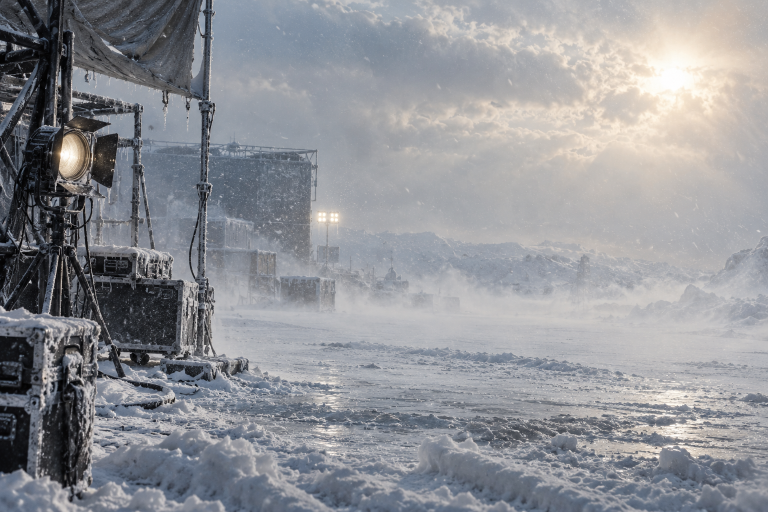
#> input picture assets/img/atmo/src/winter.png, 1536 x 1024 px (shown at 1/2 size); its folder holds 4 pictures in this run
$ python atmo.py
#> lines starting #> are read from the running program, lines starting #| are printed output that depends on the picture
#!/usr/bin/env python3
"""Atmospheric section backgrounds for the «О студии» page.

    python3 tools/atmo.py

Originals live in assets/img/atmo/src/ untouched. For the page we ship the same
pictures pre-blurred (cheaper than a live CSS blur on phones): 1600px for
desktop, 800px for phones. Only blur and resize are applied — no recolouring;
dimming and tint are done with CSS overlays per section.
"""
from pathlib import Path

from PIL import Image, ImageFilter

ROOT = Path(__file__).resolve().parent.parent
SRC = ROOT / "assets/img/atmo/src"
OUT = ROOT / "assets/img/atmo"

# key: blur radius at 1600px (≈ CSS blur in px at that width)
ITEMS = {"winter": 4, "water": 3.5, "pyro": 4, "special": 4}


def main():
    for key, radius in ITEMS.items():
        im = Image.open(SRC / f"{key}.png").convert("RGB")
#> im is the input picture: PIL image 1536x1024 RGB; mean R, G, B 144, 145.5, 150.2
        for w, r in ((1600, radius), (800, radius * 0.6)):
            h = round(im.height * w / im.width)
            out = im.resize((w, h), Image.LANCZOS).filter(ImageFilter.GaussianBlur(r))
            out.save(OUT / f"{key}-{w}.webp", "WEBP", quality=72, method=6)
#> this loop made 2 passes
#> pass 1, in main, `out = im.resize((w, h), Image.LANCZOS).filter(ImageFilter.GaussianBlur..`:
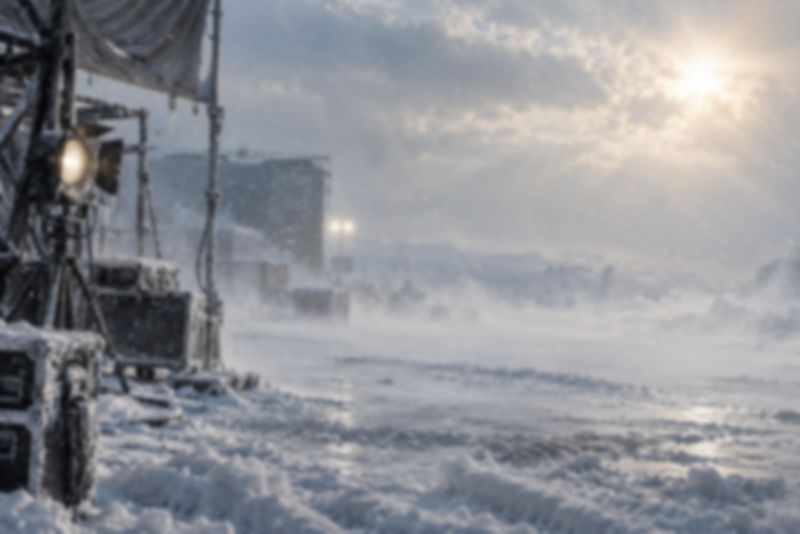
#> out: PIL image 1600x1067 RGB (shown at 1/2 size); mean R, G, B 144, 145.5, 150.2
#> pass 2, in main, `out = im.resize((w, h), Image.LANCZOS).filter(ImageFilter.GaussianBlur..`:
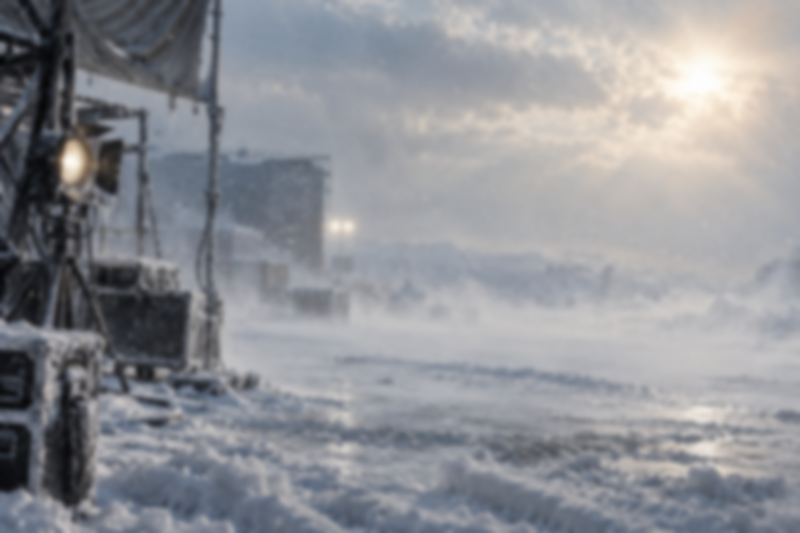
#> out: PIL image 800x533 RGB; mean R, G, B 144, 145.5, 150.2
        print(key, im.size)
#| winter (1536, 1024)
#> pass 2 of the loop in main, `for key, radius in ITEMS.items():`:
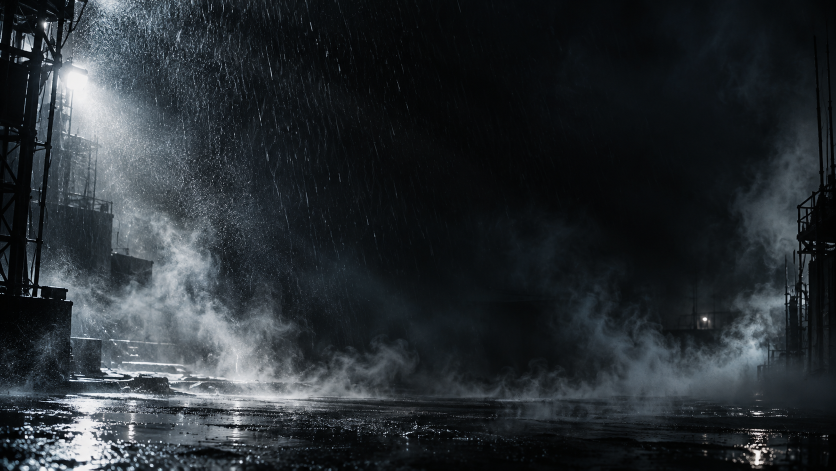
#> input picture assets/img/atmo/src/water.png, 1672 x 941 px (shown at 1/2 size)
#> in main, im is the input picture: PIL image 1672x941 RGB; mean R, G, B 39.6, 45.2, 49.5
#> the loop in main, `for w, r in ((1600, radius), (800, radius * 0.6)):` made 2 passes
#> pass 1, in main, `out = im.resize((w, h), Image.LANCZOS).filter(ImageFilter.GaussianBlur..`:
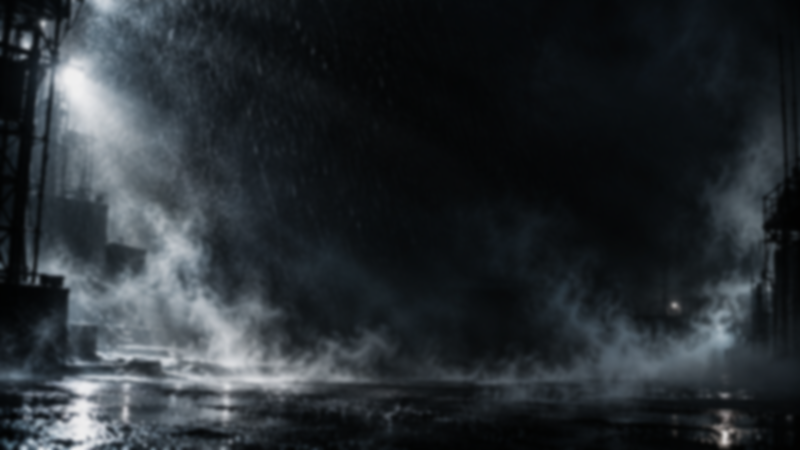
#> out: PIL image 1600x900 RGB (shown at 1/2 size); mean R, G, B 39.6, 45.2, 49.5
#> pass 2, in main, `out = im.resize((w, h), Image.LANCZOS).filter(ImageFilter.GaussianBlur..`:
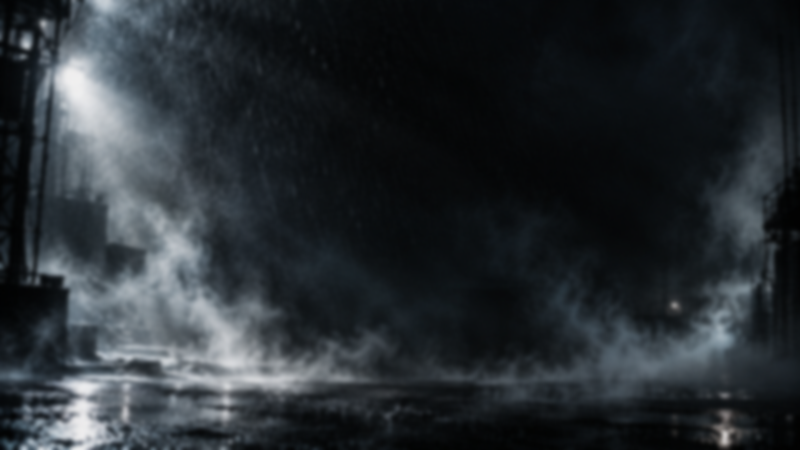
#> out: PIL image 800x450 RGB; mean R, G, B 39.6, 45.2, 49.5
#| water (1672, 941)
#> pass 3 of the loop in main, `for key, radius in ITEMS.items():`:
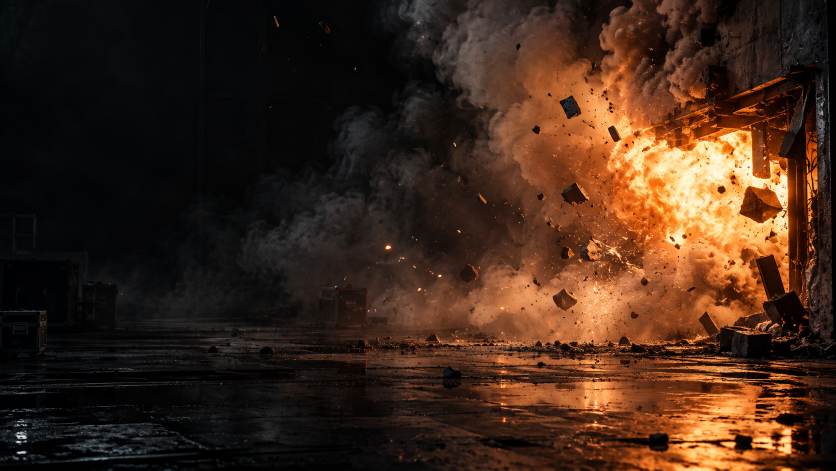
#> input picture assets/img/atmo/src/pyro.png, 1672 x 941 px (shown at 1/2 size)
#> in main, im is the input picture: PIL image 1672x941 RGB; mean R, G, B 64.2, 40, 25.2
#> the loop in main, `for w, r in ((1600, radius), (800, radius * 0.6)):` made 2 passes
#> pass 1, in main, `out = im.resize((w, h), Image.LANCZOS).filter(ImageFilter.GaussianBlur..`:
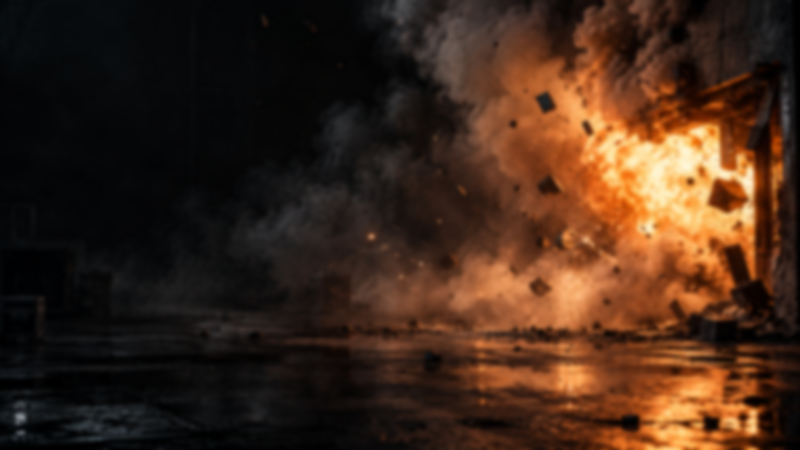
#> out: PIL image 1600x900 RGB (shown at 1/2 size); mean R, G, B 64.2, 40, 25.2
#> pass 2, in main, `out = im.resize((w, h), Image.LANCZOS).filter(ImageFilter.GaussianBlur..`:
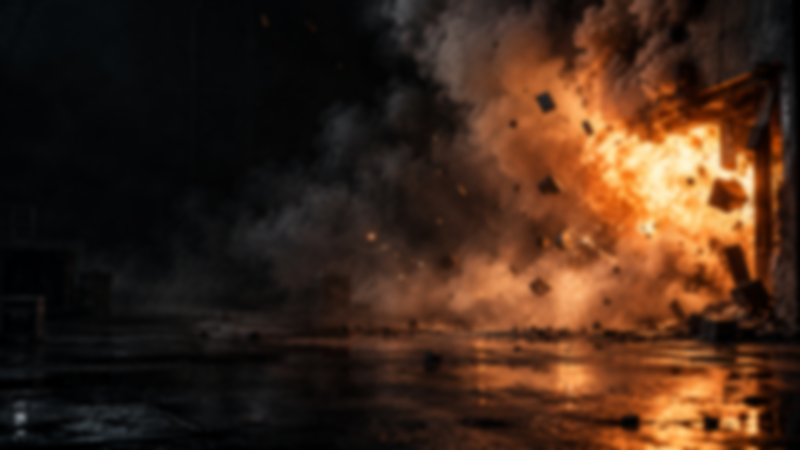
#> out: PIL image 800x450 RGB; mean R, G, B 64.2, 40, 25.2
#| pyro (1672, 941)
#> the loop made 4 passes; the first 3 are shown


if __name__ == "__main__":
    main()
